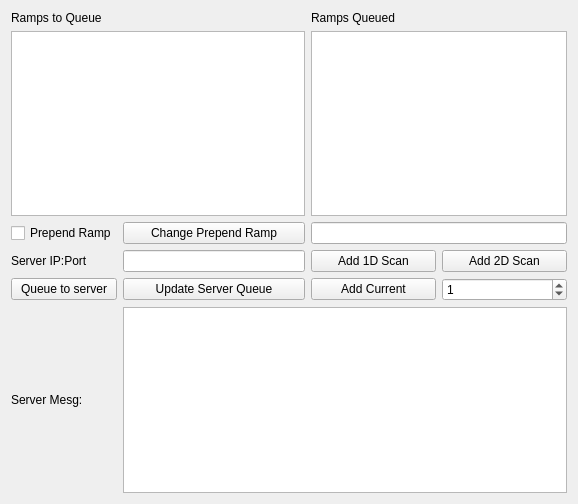
<?xml version="1.0" encoding="UTF-8"?>
<ui version="4.0">
 <class>RampQueuer</class>
 <widget class="QWidget" name="RampQueuer">
  <property name="geometry">
   <rect>
    <x>0</x>
    <y>0</y>
    <width>578</width>
    <height>504</height>
   </rect>
  </property>
  <property name="windowTitle">
   <string>Ramp Queuer</string>
  </property>
  <layout class="QGridLayout" name="gridLayout_2">
   <item row="0" column="0">
    <layout class="QGridLayout" name="gridLayout">
     <item row="2" column="0">
      <widget class="QCheckBox" name="checkPrependRamp">
       <property name="text">
        <string>Prepend Ramp</string>
       </property>
      </widget>
     </item>
     <item row="2" column="2" colspan="2">
      <widget class="QLineEdit" name="lineEditPrependRamp">
       <property name="readOnly">
        <bool>true</bool>
       </property>
      </widget>
     </item>
     <item row="3" column="2">
      <widget class="QPushButton" name="push1DScan">
       <property name="text">
        <string>Add 1D Scan</string>
       </property>
      </widget>
     </item>
     <item row="2" column="1">
      <widget class="QPushButton" name="pushChangeFile">
       <property name="text">
        <string>Change Prepend Ramp</string>
       </property>
      </widget>
     </item>
     <item row="1" column="0" colspan="2">
      <widget class="QListWidget" name="listToQueue"/>
     </item>
     <item row="1" column="2" colspan="2">
      <widget class="QListWidget" name="listQueued"/>
     </item>
     <item row="0" column="0">
      <widget class="QLabel" name="label">
       <property name="text">
        <string>Ramps to Queue</string>
       </property>
      </widget>
     </item>
     <item row="0" column="2">
      <widget class="QLabel" name="label_2">
       <property name="text">
        <string>Ramps Queued</string>
       </property>
      </widget>
     </item>
     <item row="5" column="0">
      <widget class="QLabel" name="label_4">
       <property name="text">
        <string>Server Mesg:</string>
       </property>
      </widget>
     </item>
     <item row="3" column="1">
      <widget class="QLineEdit" name="serverIPAndPort"/>
     </item>
     <item row="3" column="0">
      <widget class="QLabel" name="label_3">
       <property name="text">
        <string>Server IP:Port</string>
       </property>
      </widget>
     </item>
     <item row="3" column="3">
      <widget class="QPushButton" name="push2DScan">
       <property name="text">
        <string>Add 2D Scan</string>
       </property>
      </widget>
     </item>
     <item row="4" column="0">
      <widget class="QPushButton" name="pushQueueToServer">
       <property name="text">
        <string>Queue to server</string>
       </property>
      </widget>
     </item>
     <item row="4" column="2">
      <widget class="QPushButton" name="pushAddCurrent">
       <property name="text">
        <string>Add Current</string>
       </property>
      </widget>
     </item>
     <item row="4" column="3">
      <widget class="QSpinBox" name="spinNumberReps">
       <property name="toolTip">
        <string>Number of reps</string>
       </property>
       <property name="value">
        <number>1</number>
       </property>
      </widget>
     </item>
     <item row="5" column="1" colspan="3">
      <widget class="QTextEdit" name="textServerMesg">
       <property name="readOnly">
        <bool>true</bool>
       </property>
      </widget>
     </item>
     <item row="4" column="1">
      <widget class="QPushButton" name="pushUpdateServerQueue">
       <property name="text">
        <string>Update Server Queue</string>
       </property>
      </widget>
     </item>
    </layout>
   </item>
  </layout>
 </widget>
 <resources/>
 <connections>
  <connection>
   <sender>pushChangeFile</sender>
   <signal>clicked()</signal>
   <receiver>RampQueuer</receiver>
   <slot>handleChangePrependRamp()</slot>
   <hints>
    <hint type="sourcelabel">
     <x>174</x>
     <y>228</y>
    </hint>
    <hint type="destinationlabel">
     <x>4</x>
     <y>433</y>
    </hint>
   </hints>
  </connection>
  <connection>
   <sender>pushAddCurrent</sender>
   <signal>clicked()</signal>
   <receiver>RampQueuer</receiver>
   <slot>handleAddCurrent()</slot>
   <hints>
    <hint type="sourcelabel">
     <x>359</x>
     <y>292</y>
    </hint>
    <hint type="destinationlabel">
     <x>571</x>
     <y>467</y>
    </hint>
   </hints>
  </connection>
  <connection>
   <sender>push1DScan</sender>
   <signal>clicked()</signal>
   <receiver>RampQueuer</receiver>
   <slot>handle1DScanPressed()</slot>
   <hints>
    <hint type="sourcelabel">
     <x>378</x>
     <y>258</y>
    </hint>
    <hint type="destinationlabel">
     <x>572</x>
     <y>429</y>
    </hint>
   </hints>
  </connection>
  <connection>
   <sender>pushQueueToServer</sender>
   <signal>clicked()</signal>
   <receiver>RampQueuer</receiver>
   <slot>handleQueueToServerPressed()</slot>
   <hints>
    <hint type="sourcelabel">
     <x>24</x>
     <y>296</y>
    </hint>
    <hint type="destinationlabel">
     <x>5</x>
     <y>465</y>
    </hint>
   </hints>
  </connection>
  <connection>
   <sender>pushUpdateServerQueue</sender>
   <signal>clicked()</signal>
   <receiver>RampQueuer</receiver>
   <slot>handleUpdateServerQueuePressed()</slot>
   <hints>
    <hint type="sourcelabel">
     <x>210</x>
     <y>286</y>
    </hint>
    <hint type="destinationlabel">
     <x>4</x>
     <y>372</y>
    </hint>
   </hints>
  </connection>
 </connections>
 <slots>
  <slot>handleChangePrependRamp()</slot>
  <slot>handleAddCurrent()</slot>
  <slot>handle1DScanPressed()</slot>
  <slot>handleQueueToServerPressed()</slot>
  <slot>handleUpdateServerQueuePressed()</slot>
 </slots>
</ui>
